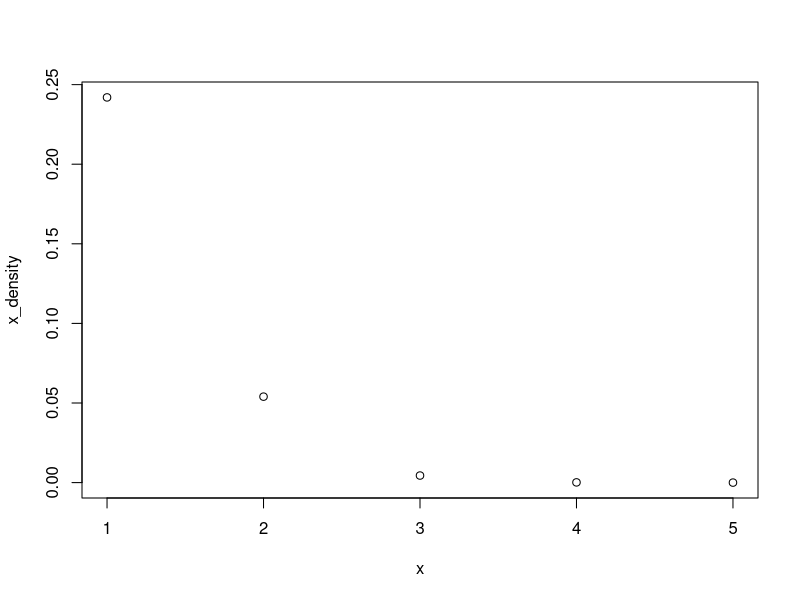
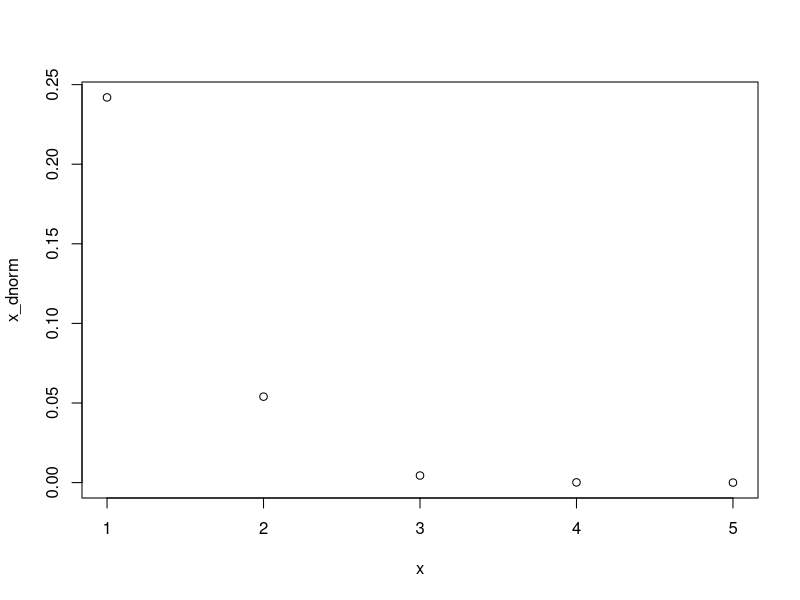
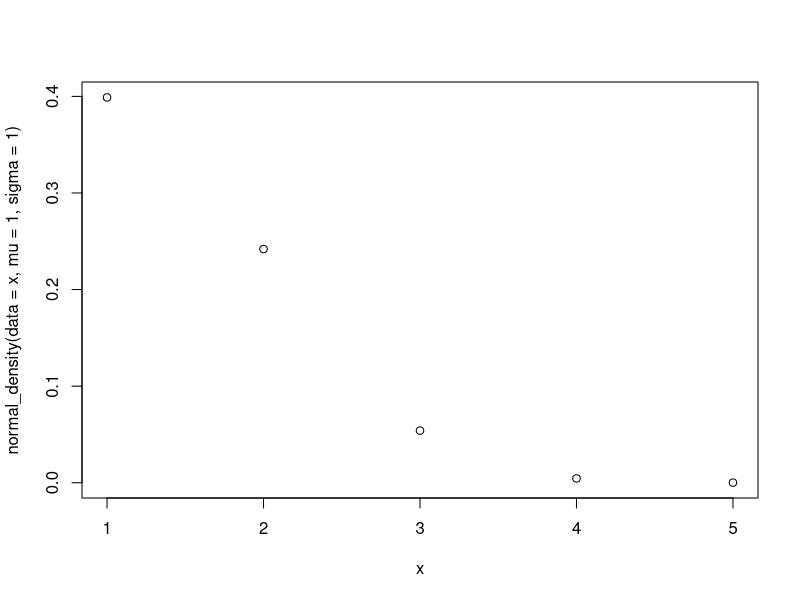
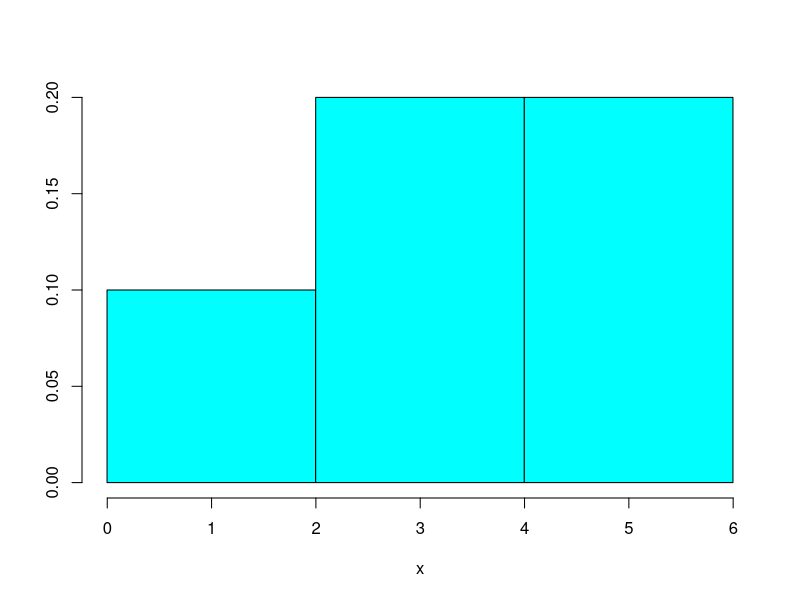
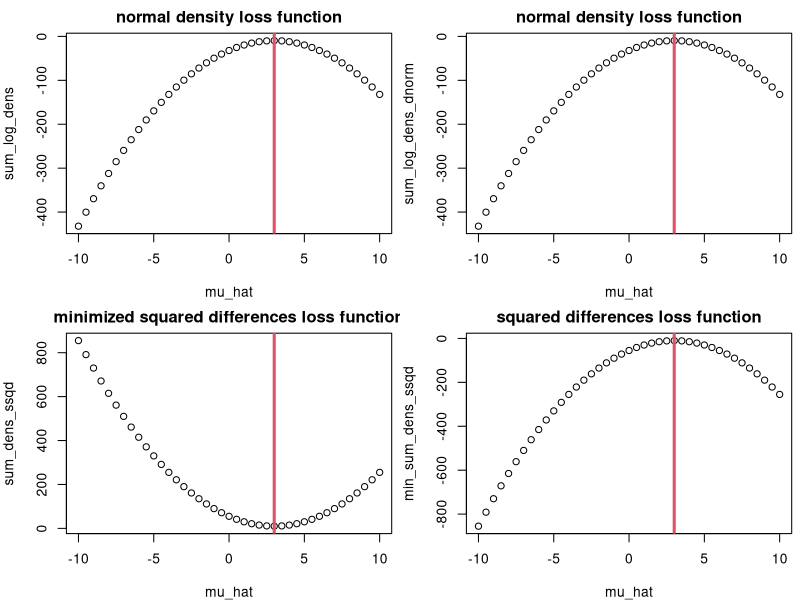

The R source for these figures, in order:
## R_Demo_Simulation_Learning_Estimate_Mean.R
##########################################################################
## INSTRUCTOR: Christopher Fariss
## COURSE NAME: Advanced Computational Methods for Social Media and Textual Data (3B)
## University of Essex Summer School 2023
##
## Date: 2023-08-08
##
## Please e-mail me if you find any errors or have and suggestions (either email is fine)
## e-mail: cjf0006@gmail.com
## e-mail: cjfariss@umich.edu
##
##########################################################################
## Introduction to tutorial:
##
## For this R tutorial, we will learn how:
##
## (1a) Use the normal density function to see that it is useful for many applications
## (1b) Specifically, we will estimate a mean instead of calculating it directly using a combination of values from the normal density function
## (1c) Use a normal density function to construct a likelihood function or loss function to evaluate how well/close the estimated mean is to the observed data values
## (2) Observe that calculating the true mean is very simple so it is easy to verify that the combination of density functions gives the same answer as the simple calculation
## (3) Note that there are more complicated models where estimating the best set of parameters is not as easy as simply calculating the mean. We will use this combination of density function values to find the best set of parameters. Sometimes this is called maximum likelihood estimation or MLE for short
##
##########################################################################

## install the library if necessary
## load packages
pkgs <- c("MASS")
invisible(sapply(pkgs, require, character.only = TRUE))

## create sequence of real numbers
#x <- seq(-3,3,.1)
x <- 1:5
x
mean(x)

## set mean and variance parameters
mu <- 0
sigma <- 1
sigma_pow2 <- sigma^2

## calculate the density using the normal distribution function
x_density <- 1/(sigma*sqrt(2*pi)) * exp(-(x - mu)^2/2*sigma^2)
x_density

## plot the two estimated densities to verify that they are the same
plot(x, x_density)

## calculate the density using the normal distribution function built into R
x_dnorm <- dnorm(x, mean=mu, sd=sigma)
x_dnorm

## plot the two estimated densities to verify that they are the same
plot(x, x_dnorm)

## program a function
normal_density <- function(data, mu, sigma){
  1/(sigma*sqrt(2*pi)) * exp(-(data - mu)^2/2*sigma^2)
}

## let's change the mean
normal_density(data=x, mu=3, sigma=1)

## plot the two estimated densities to verify that they are the same
par(mfrow=c(1,1))
plot(x, normal_density(data=x, mu=1, sigma=1))


## data (we want the mean estimate for this numeric vector)
x <- c(1,2,3,4,5)
x

mean(x)
sum(x)/length(x)

## fix sigma to 1
sigma <- 1

## let's check to see if the best estimate for the mean is 1
mu <- 1
sum(log(1/(sigma*sqrt(2*pi)) * exp(-(x - mu)^2/2*sigma^2)))
prod(1/(sigma*sqrt(2*pi)) * exp(-(x - mu)^2/2*sigma^2))

prod(1:3)

## let's check to see if the best estimate for the mean is 2
mu <- 2
sum(log(1/(sigma*sqrt(2*pi)) * exp(-(x - mu)^2/2*sigma^2)))

## let's check to see if the best estimate for the mean is 3
mu <- 3
sum(log(1/(sigma*sqrt(2*pi)) * exp(-(x - mu)^2/2*sigma^2)))

## let's check to see if the best estimate for the mean is 4
mu <- 4
sum(log(1/(sigma*sqrt(2*pi)) * exp(-(x - mu)^2/2*sigma^2)))

## let's check to see if the best estimate for the mean is 5
mu <- 5
sum(log(1/(sigma*sqrt(2*pi)) * exp(-(x - mu)^2/2*sigma^2)))

## is there any value of mu that generates a larger sum of logged values than 3?


## data (we want the mean estimate for this numeric vector)
x <- c(1,2,3,4,5)
x

#x <- runif(100)
truehist(x)

## vector to keep track of the loss function values
sum_log_dens <- NA
sum_log_dens_dnorm <- NA
sum_dens_ssqd <- NA
min_sum_dens_ssqd <- NA

## candidate values for our estimate of mu, which is the mean value we are trying to estimate
mu_hat <-seq(-10,10,.5)
mu_hat

## loop through all the mu_hat values to determine which one is the best using the sum of the logged densities
for(i in 1:length(mu_hat)){
  
  ## set mu_hat value to mu for the loss evaluation (mu is different for each iteration of the loop)
  mu <- mu_hat[i]
  
  ## normal density loss function
  sum_log_dens[i] <- sum(log(1/(sigma*sqrt(2*pi)) * exp(-(x - mu)^2/2*sigma^2)))
  
  ## dnorm loss function
  sum_log_dens_dnorm[i] <- sum(log(dnorm(x=x,mean=mu,sd=sigma)))
  
  ## ssdq sum of squared differences loss function (maximize)
  sum_dens_ssqd[i] <- sum((x-mu)^2)
  
  ## negative ssdq sum of squared differences loss function (minimize)
  min_sum_dens_ssqd[i] <- -sum((x-mu)^2)
  
}

par(mfrow=c(2,2), mar=c(4,4,2,.5))

## plot the normal density loss function
plot(mu_hat, sum_log_dens, main="normal density loss function")
abline(v=mean(x), col=2, lwd=3)

## plot the dnorm loss function
plot(mu_hat, sum_log_dens_dnorm, main="normal density loss function")
abline(v=mean(x), col=2, lwd=3)

## plot the ssdq sum of squared differences loss function
plot(mu_hat, sum_dens_ssqd, main="minimized squared differences loss function")
abline(v=mean(x), col=2, lwd=3)

## plot the ssdq sum of squared differences loss function
plot(mu_hat, min_sum_dens_ssqd, main="squared differences loss function")
abline(v=mean(x), col=2, lwd=3)
